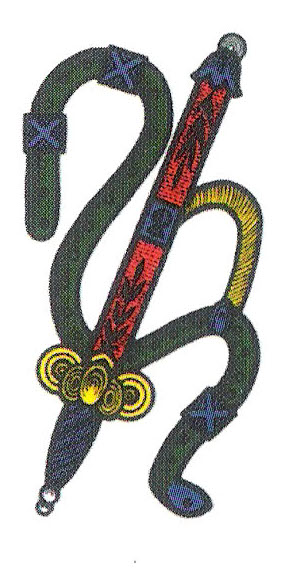
#> input picture Images/Cards/AS.jpg, 297 x 576 px
$ jupyter execute --allow-errors classifier.ipynb
#> lines starting #> are read from the running program, lines starting #| are printed output that depends on the picture; after the words box and inside, x2 and y2 are one past the last pixel; in counts of white or black regions, pixels touching at a corner belong together
#> further down, test_image is the input picture: shape (576, 297, 3); mean B, G, R 192.4, 195.5, 197.3
### utilities.py
import cv2
import numpy as np
import matplotlib.pyplot as plt

class Config:
    working_directory = "workingDirectory/"
    class CardTypes:
        with_special_symbols = ["4S","5S","4O","7S"]
        individual_shape = ["AO","AC","AB","AS","2S","3S","3B","2B","2C"]
        contours_to_count=["2O","3O","5O","6O","7O","3C","4C","5C","6C","7C","4B","5B","6B","7B",
        "6S"]
        contours_to_evaluate_color=["9O","9C","9B","9S","8O","8C","8B","8S","RO","RC","RB","RS"]

# [34 lines left out: functions reverse_tuple, print_image, not called in this run]

#refer to the file preprocessing_exp.ipynb
def gray_image(image):
    return cv2.cvtColor(image,cv2.COLOR_BGR2GRAY)
#refer to the file preprocessing_exp.ipynb
def image_inversion(image):
    return (255-image)

#refer to the file preprocessing_exp.ipynb
def preprocess_image(image,alpha = 1.9,beta=1,invert_binary = True):
    image = white_balance(image)
    gray_image = cv2.cvtColor(image,cv2.COLOR_BGR2GRAY)
    median_image = cv2.medianBlur(gray_image,3)
    img_contrasty_post_median = cv2.convertScaleAbs(median_image, alpha, beta)
    th, binary_image = cv2.threshold(img_contrasty_post_median, 155, 255, cv2.THRESH_BINARY)
    if(invert_binary):
        temp_bin = image_inversion(binary_image)
    else:temp_bin = binary_image
    contours, _ = cv2.findContours(temp_bin, cv2.RETR_EXTERNAL, cv2.CHAIN_APPROX_SIMPLE)
    ordered_contours = sorted(contours, key=cv2.contourArea, reverse=True)
    return binary_image, tuple(ordered_contours)

# [67 lines left out: functions average_hue_of_contours, label_properties, label_properties_raw, label_properties_generated, not called in this run]

def white_balance(img):
    img_float = img.astype(np.float32)

    # Compute the average value for each channel
    avg_b = np.mean(img_float[:,:,0])
#> avg_b = 192.4
    avg_g = np.mean(img_float[:,:,1])
#> avg_g = 195.5
    avg_r = np.mean(img_float[:,:,2])
#> avg_r = 197.3

    # Compute the scaling factors
    avg_gray = (avg_b + avg_g + avg_r) / 3.0
#> avg_gray = 195.1
    scale_b = avg_gray / avg_b
#> scale_b = 1.01
    scale_g = avg_gray / avg_g
#> scale_g = 0.998
    scale_r = avg_gray / avg_r
#> scale_r = 0.989

    # Apply the scaling factors to each channel
    balanced_img = np.zeros_like(img_float)
    balanced_img[:,:,0] = img_float[:,:,0] * scale_b
    balanced_img[:,:,1] = img_float[:,:,1] * scale_g
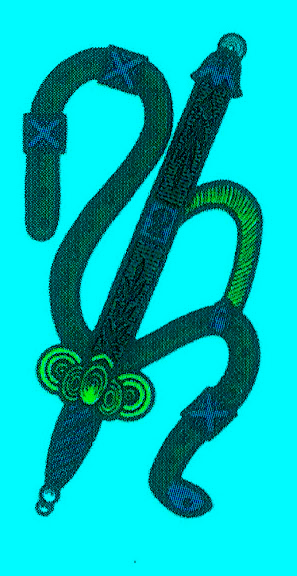
#> balanced_img: shape (576, 297, 3) float32; mean B, G, R 194.9, 195, 0; drawn with min black and max white
    balanced_img[:,:,2] = img_float[:,:,2] * scale_r

    # Clip the values to the valid range [0, 255]
    balanced_bgr_img = np.clip(balanced_img, 0, 255).astype(np.uint8)

    return balanced_bgr_img

# [10 lines left out: function label_class_only, not called in this run]

def images_paths(dataset_directory):
    import glob
    paths =[]
    for x in glob.iglob(dataset_directory + "*.jpg"):
        paths.append(x)
    return paths

def print_used(image,contours):
    cv2.drawContours(image, contours[0], -1, (0, 255, 0), 2)
    print(image)

### classifier.ipynb
[cell 1]
from sklearn import svm
from sklearn.model_selection import train_test_split
from sklearn.metrics import classification_report, accuracy_score
import utilities as ut
import cv2
import joblib

images_paths = ut.images_paths("Images/DatasetCropped/")

labels = []
hu_moments = []
for path in images_paths:
    sample_properties = ut.label_properties(path)
    if sample_properties["value"]+sample_properties["seed"] not in ["AO","AC","AB","AS","2S","3S","3B"]:#
        continue
    image = cv2.imread(path)
    contours = ut.preprocess_image(image)
    moments = cv2.moments(contours[0])
    hu_moments.append(cv2.HuMoments(moments).flatten())
    labels.append(sample_properties["value"]+sample_properties["seed"])

#X_train, X_test, y_train, y_test = train_test_split(hu_moments, labels, test_size=0.2, random_state=42)
X_train = hu_moments
y_train = labels
print(X_train)
print("----------")
print(y_train)

[cell 2]
clf = svm.SVC()
#> (the rest of this cell did not finish here and is left out)

[cell 3]
joblib.dump(clf, f"{ut.Config.working_directory}first_model.joblib")

[cell 4]
test_image = cv2.imread('Images/Cards/AS.jpg')
contours = ut.preprocess_image(test_image)
#> in preprocess_image, `median_image = cv2.medianBlur(gray_image,3)`:
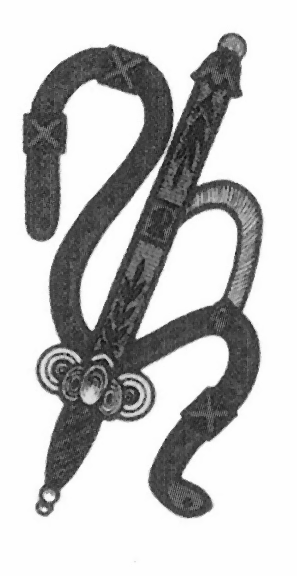
#> median_image: shape (576, 297); min 13, max 254, mean 194.5
#> in preprocess_image, `th, binary_image = cv2.threshold(img_contrasty_post_median, 155, 255, ..`:
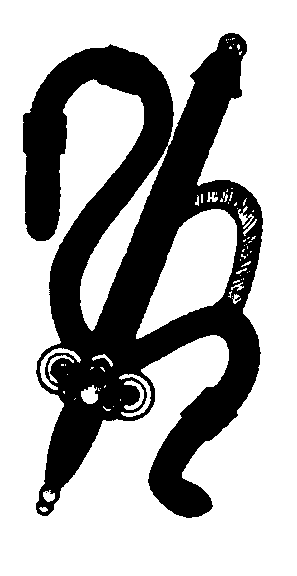
#> binary_image: shape (576, 297); 67.9% white; 2 black regions (1 under 20 px), largest, box (x1, y1, x2, y2) and area: (23, 33, 263, 518) 54893
#> in image_inversion, `return (255-image)`: returned value: shape (576, 297); 32.1% white; 2 white regions (1 under 20 px)
#> in preprocess_image, `contours, _ = cv2.findContours(temp_bin, cv2.RETR_EXTERNAL, cv2.CHAIN_..`: contours = 1 contour; box (x1, y1, x2, y2) and area: (23, 33, 263, 518) 66766
#> in preprocess_image, `ordered_contours = sorted(contours, key=cv2.contourArea, reverse=True)`: ordered_contours has the same summary as contours
moments = cv2.moments(contours[0])
#> moments = moments, m00 29625390, centre m10/m00, m01/m00 = (152, 298.9)
hu_moment=[cv2.HuMoments(moments).flatten()]
#> hu_moment = [[0.0014, 6.47e-07, 1.03e-11, 1.74e-11, 2.22e-22, 1.29e-14, 6.83e-23]]

#> (the rest of this cell did not finish here and is left out)

[cell 5]
from sklearn.model_selection import GridSearchCV
param_grid = {
    'C': [0.1, 1, 10, 100], # Regularization parameter
    'gamma': [1, 0.1, 0.01, 0.001], # Kernel coefficient for 'rbf', 'poly' and 'sigmoid'.
    'kernel': ['rbf', 'poly', 'sigmoid'] # Specifies the kernel type to be used in the algorithm
}
grid_svm = GridSearchCV(svm.SVC(), param_grid, refit=True, verbose=2, cv=5)
#> (the rest of this cell did not finish here and is left out)

#> (a cell that did not finish here is left out)

[cell 7]
test_image = cv2.imread('Images/Cards/AC.jpg')
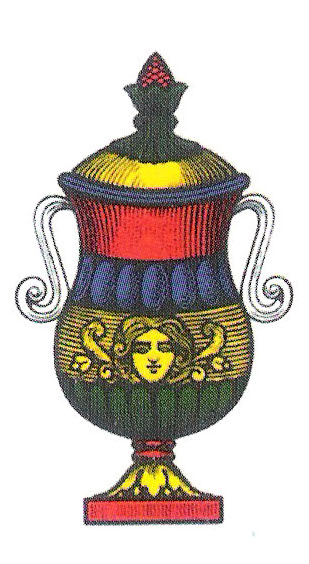
#> input picture Images/Cards/AC.jpg, 309 x 564 px
#> test_image is the input picture: shape (564, 309, 3); mean B, G, R 187.7, 195.3, 204.2
contours = ut.preprocess_image(test_image)
#> call 2 of preprocess_image, with alpha = 1.9, beta = 1, invert_binary = True
#> in white_balance (call 2), `avg_b = np.mean(img_float[:,:,0])`: avg_b = 187.7
#> in white_balance (call 2), `avg_g = np.mean(img_float[:,:,1])`: avg_g = 195.3
#> in white_balance (call 2), `avg_r = np.mean(img_float[:,:,2])`: avg_r = 204.2
#> in white_balance (call 2), `avg_gray = (avg_b + avg_g + avg_r) / 3.0`: avg_gray = 195.7
#> in white_balance (call 2), `scale_b = avg_gray / avg_b`: scale_b = 1.04
#> in white_balance (call 2), `scale_g = avg_gray / avg_g`: scale_g = 1
#> in white_balance (call 2), `scale_r = avg_gray / avg_r`: scale_r = 0.958
#> in white_balance (call 2), `balanced_img[:,:,0] = img_float[:,:,0] * scale_b`:
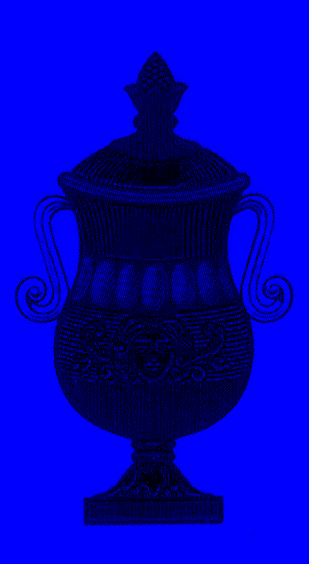
#> balanced_img: shape (564, 309, 3) float32; mean B, G, R 195.7, 0, 0; drawn with min black and max white
#> in white_balance (call 2), `balanced_img[:,:,1] = img_float[:,:,1] * scale_g`:
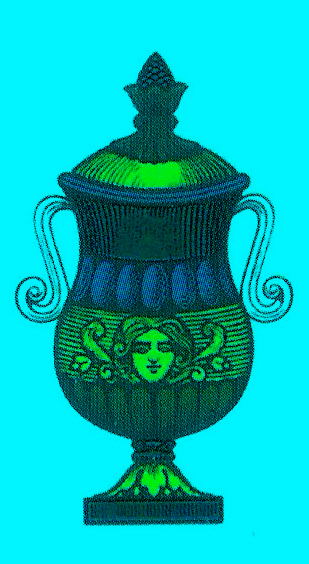
#> balanced_img: shape (564, 309, 3) float32; mean B, G, R 195.7, 195.9, 0; drawn with min black and max white
#> in white_balance (call 2), `balanced_img[:,:,2] = img_float[:,:,2] * scale_r`:
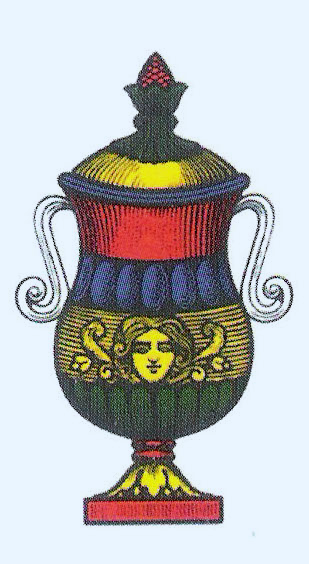
#> balanced_img: shape (564, 309, 3) float32; mean B, G, R 195.7, 195.9, 195.6; drawn with min black and max white
#> in preprocess_image (call 2), `gray_image = cv2.cvtColor(image,cv2.COLOR_BGR2GRAY)`:
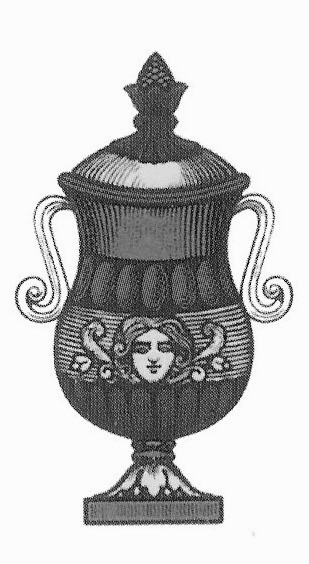
#> gray_image: shape (564, 309); min 0, max 252, mean 194.7
#> in preprocess_image (call 2), `median_image = cv2.medianBlur(gray_image,3)`:
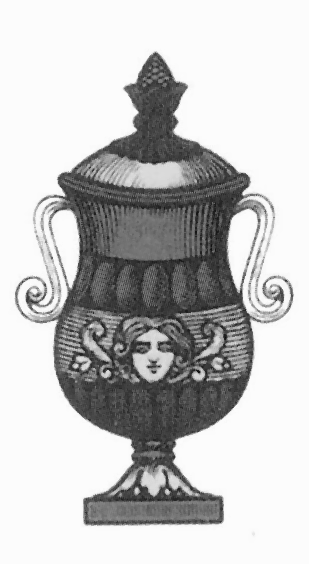
#> median_image: shape (564, 309); min 12, max 252, mean 195.2
#> in preprocess_image (call 2), `th, binary_image = cv2.threshold(img_contrasty_post_median, 155, 255, ..`:
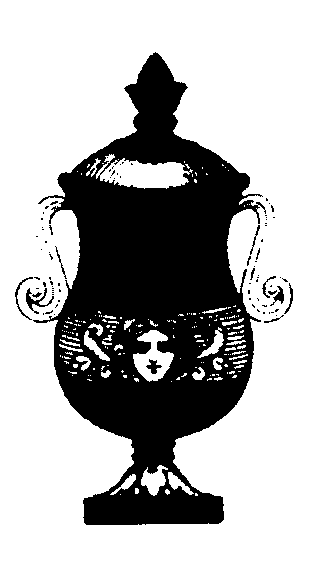
#> binary_image: shape (564, 309); 68.4% white; 86 black regions (73 under 20 px), largest, box (x1, y1, x2, y2) and area: (33, 52, 266, 525) 53924, (26, 288, 54, 314) 202, (15, 277, 33, 320) 111
#> in image_inversion (call 2), `return (255-image)`: returned value: shape (564, 309); 31.6% white; 86 white regions (73 under 20 px)
#> in preprocess_image (call 2), `contours, _ = cv2.findContours(temp_bin, cv2.RETR_EXTERNAL, cv2.CHAIN_..`: contours = 73 contours, 65 with area under 20; largest, box (x1, y1, x2, y2) and area: (33, 52, 266, 525) 59582, (26, 288, 54, 314) 134, (270, 286, 284, 306) 76, (15, 277, 33, 320) 58, (284, 283, 293, 314) 40, (262, 276, 276, 298) 32, (250, 225, 260, 255) 26, (55, 246, 67, 279) 20
#> in preprocess_image (call 2), `ordered_contours = sorted(contours, key=cv2.contourArea, reverse=True)`: ordered_contours has the same summary as contours
moments = cv2.moments(contours[0])
#> moments = moments, m00 30378405, centre m10/m00, m01/m00 = (154.2, 271.6)
hu_moment=[cv2.HuMoments(moments).flatten()]
#> hu_moment = [[0.00142, 5.39e-07, 3.37e-12, 1.41e-11, 9.71e-23, 1.03e-14, -1.49e-24]]

#> (the rest of this cell did not finish here and is left out)
